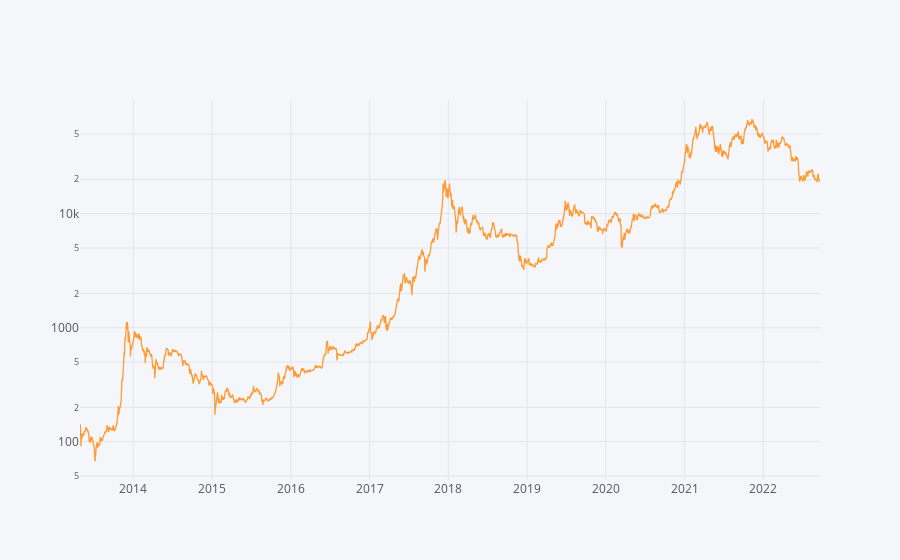

Notebook code for this chart:
### Code cell
df['price'].iplot(logy=True)

### Figure 1 — Plotly figure (JSON) as saved in the notebook; plotly's stock layout.template omitted (floating-point values rounded to 4 significant figures; data arrays with more than 128 entries replaced by an {"elided": "..."} marker saying what was removed)
{"data": [{"line": {"color": "rgba(255, 153, 51, 1.0)", "dash": "solid", "shape": "linear", "width": 1.3}, "mode": "lines", "name": "price", "text": "", "type": "scatter", "x": {"elided": "3434 str values"}, "y": {"elided": "3434 float values"}}], "layout": {"legend": {"bgcolor": "#F5F6F9", "font": {"color": "#4D5663"}}, "paper_bgcolor": "#F5F6F9", "plot_bgcolor": "#F5F6F9", "title": {"font": {"color": "#4D5663"}}, "xaxis": {"gridcolor": "#E1E5ED", "showgrid": true, "tickfont": {"color": "#4D5663"}, "title": {"font": {"color": "#4D5663"}, "text": ""}, "zerolinecolor": "#E1E5ED"}, "yaxis": {"gridcolor": "#E1E5ED", "showgrid": true, "tickfont": {"color": "#4D5663"}, "title": {"font": {"color": "#4D5663"}, "text": ""}, "type": "log", "zerolinecolor": "#E1E5ED"}}}
